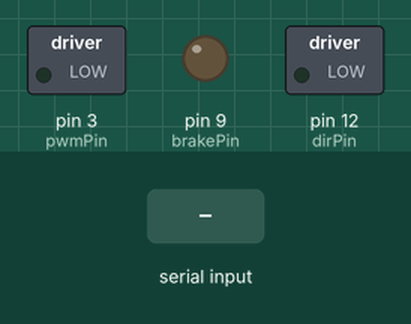
Recording of a sketch running on a simulated Arduino Uno, built with avr-gcc and run on an emulated ATmega328P. On the bench: switched loads named in the sketch (green lamp = pin HIGH), output pins drawn as LEDs (lit = HIGH). The test bench sets the inputs (shaded band).

Above: at 1.2 s.
1.3 s: "FWD\n" received over Serial
At 2.5 s:
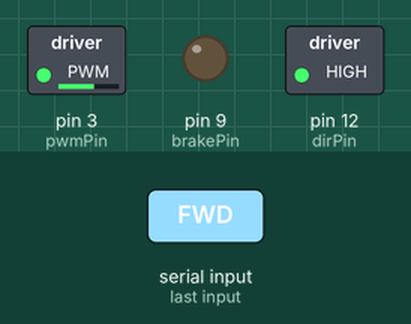
2.8 s: "REV\n" received over Serial
At 3.8 s:
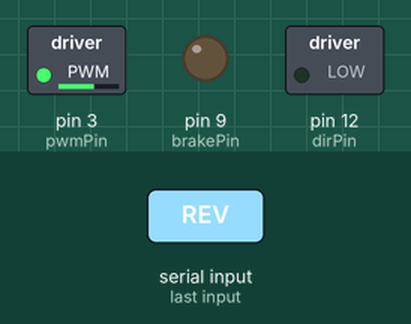
4.3 s: "STOP\n" received over Serial
At 4.9 s:
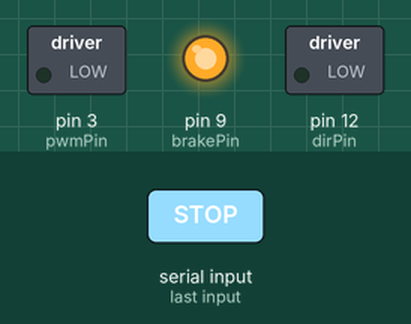
Timing chart, 0 to 7.3 s (numbered marks = the images above; inputs shaded):
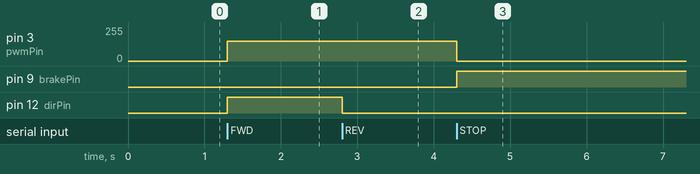

The sketch:

test_serial_python.ino
```cpp
int dirPin = 12;   // direction pin
int pwmPin = 3;    // PWM pin
int brakePin = 9;  // brake pin

void setup() {
  pinMode(dirPin, OUTPUT);
  pinMode(pwmPin, OUTPUT);
  pinMode(brakePin, OUTPUT);

  digitalWrite(brakePin, LOW);  // release brake
  analogWrite(pwmPin, 0);       // start with motor off

  Serial.begin(115200);
}

void loop() {
  if (Serial.available()) {
    String cmd = Serial.readStringUntil('\n');
    cmd.trim();

    if (cmd == "FWD") {
      digitalWrite(dirPin, HIGH);
      digitalWrite(brakePin, LOW);
      analogWrite(pwmPin, 150); // full speed
    }

    else if (cmd == "REV") {
      digitalWrite(dirPin, LOW);
      digitalWrite(brakePin, LOW);
      analogWrite(pwmPin, 150); // full speed
    }

    else if (cmd == "STOP") {
      analogWrite(pwmPin, 0);
      digitalWrite(brakePin, HIGH);  // engage brake
    }
  }
}
```

Measured:
- after the input at 1.3 s, pin 3 (pwmPin): 0/255 → 150/255 at once; pin 12 (dirPin): LOW → HIGH at once
- after the input at 2.8 s, pin 12 (dirPin): HIGH → LOW at once
- after the input at 4.3 s, pin 3 (pwmPin): 150/255 → 0/255 at once; pin 9 (brakePin): LOW → HIGH at once
